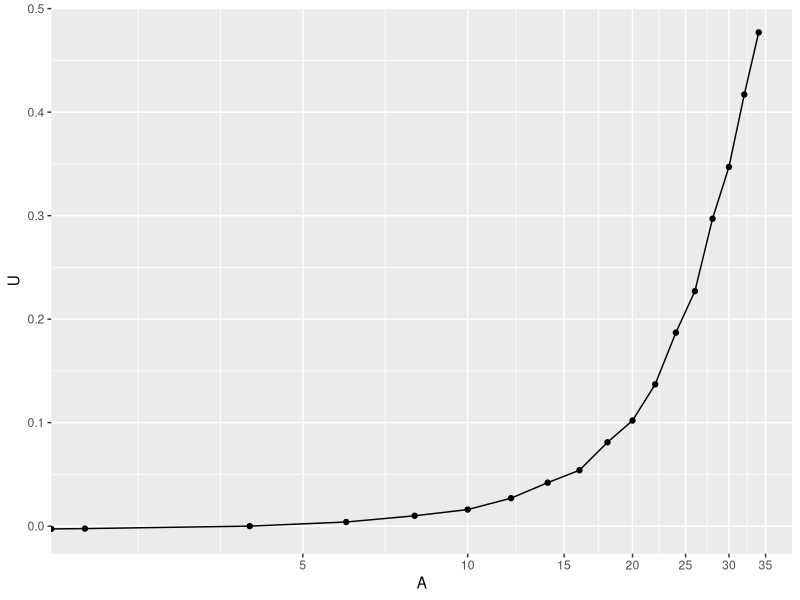
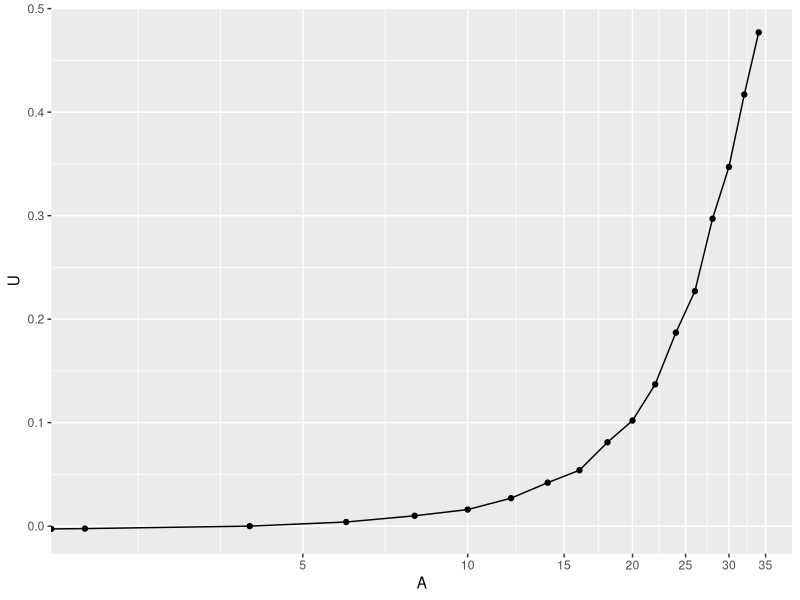

Write R code to recreate these figures, in order.
print("helloworld")

library(ggplot2)

dat <- read.csv('dataset1.csv', sep = '\t')
datFixed <- dat
datFixed$U <- dat$U - .003
g <- ggplot(datFixed, aes(x = A, y = U)) +
  geom_point()+
  geom_line() +
  scale_x_log10(breaks = c(5,10,15,20,25,30,35))
  #theme_bw()
plot(g)
ggsave(file="laser-curve.png")
